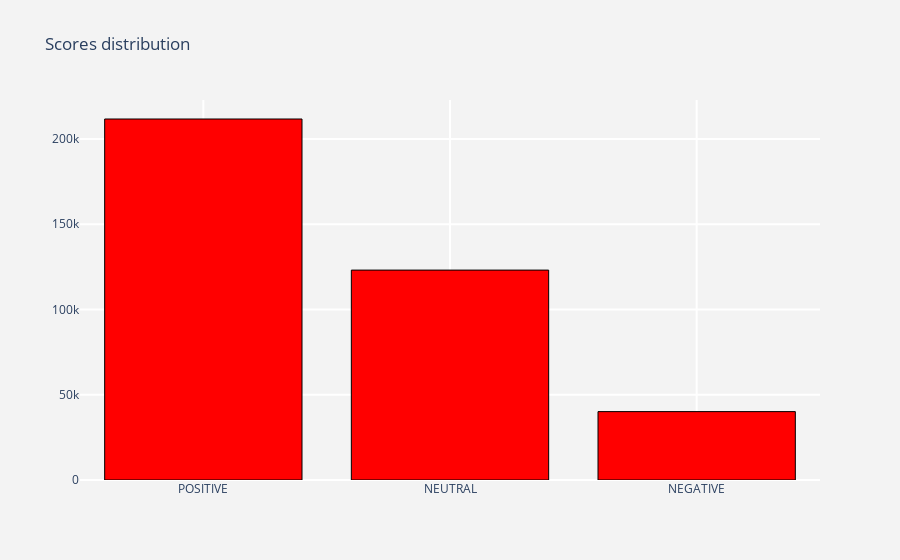

Notebook cell for this chart:
### Code cell
score_dist = tweets["label"].value_counts().to_frame()
score_dist.columns = ["count"]
score_dist = score_dist.reset_index().sort_values(by = "index" ,ascending = False)

layout = go.Layout(dict(title = "Scores distribution",
                        plot_bgcolor  = "rgb(243,243,243)",
                        paper_bgcolor = "rgb(243,243,243)",
                        xaxis = dict(gridcolor = 'rgb(255, 255, 255)',
                                     gridwidth = 2),
                        yaxis = dict(gridcolor = 'rgb(255, 255, 255)',
                                     gridwidth = 2),
                        )
                  )

trace = go.Bar(x = score_dist["index"],
               y = score_dist["count"],
               marker = dict(line = dict(width = 1,color = "black"),
                             color = "red")
              )


fig = go.Figure(data = [trace],layout = layout)
py.offline.iplot(fig)

### Figure 1 — Plotly figure (JSON) as saved in the notebook; plotly's stock layout.template omitted (floating-point values rounded to 4 significant figures)
{"data": [{"marker": {"color": "red", "line": {"color": "black", "width": 1}}, "type": "bar", "x": ["POSITIVE", "NEUTRAL", "NEGATIVE"], "y": [211720, 123101, 40103]}], "layout": {"paper_bgcolor": "rgb(243,243,243)", "plot_bgcolor": "rgb(243,243,243)", "title": {"text": "Scores distribution"}, "xaxis": {"gridcolor": "rgb(255, 255, 255)", "gridwidth": 2}, "yaxis": {"gridcolor": "rgb(255, 255, 255)", "gridwidth": 2}}}
